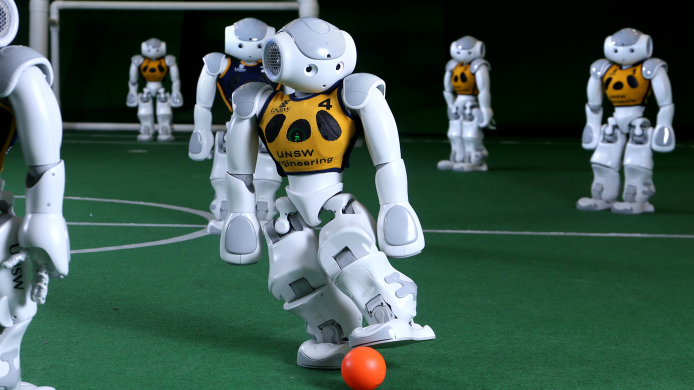
//> input picture lab3/Robocup.jpg, 1387 x 780 px (shown at 1/2 size)
$ ./task5   (built with g++ and OpenCV 4)
//> lines starting //> are read from the running program, lines starting //| are printed output that depends on the picture; after the words box and inside, x2 and y2 are one past the last pixel; in counts of white or black regions, pixels touching at a corner belong together
#include <iostream>
#include <opencv2/highgui.hpp>
#include <opencv2/imgproc/imgproc.hpp>

#define NS 3 // Neighborhood Size.

void call_back_print_bgr(int event, int x, int y, int flags, void *userdata) {
    // Threshold.
    static constexpr int T = 100;

    // Input image.
    cv::Mat *img = (cv::Mat*) userdata;

    // The mask.
    cv::Mat mask = cv::Mat::zeros(img->rows, img->cols, CV_8U);

    // New image.
    cv::Mat new_image{img->rows, img->cols, CV_8UC3, cv::Scalar{92, 37, 201}};

    int mean_h{}, mean_s{}, mean_v{};
    if (event == cv::EVENT_LBUTTONDOWN) {
        printf("H=%d\n", (int) img->at<cv::Vec3b>(y, x)[0]);
        printf("S=%d\n", (int) img->at<cv::Vec3b>(y, x)[1]);
        printf("V=%d\n", (int) img->at<cv::Vec3b>(y, x)[2]);

        // Copute the mean for each channel (9x9 neighborhood).
        for (int i = y - 4; i < (y - 4) + NS; i++) {
            if (i < 0 or i >= img->rows) continue;
            for (int j = x - 4; j < (x - 4) + NS; j++) {
                if (j < 0 or j >= img->cols) continue;
                mean_h += (int) img->at<cv::Vec3b>(i, j)[0];
                mean_s += (int) img->at<cv::Vec3b>(i, j)[1];
                mean_v += (int) img->at<cv::Vec3b>(i, j)[2];
            }
        }
        mean_h /= NS * NS; mean_s /= NS * NS; mean_v /= NS * NS;

        // Print the mean for each channel.
        printf("mean hue = %d\n", mean_h);
        printf("mean saturation = %d\n", mean_s);
        printf("mean value = %d\n", mean_v);

        // Fill the mask.
        for (int i = 0; i < img->rows; i++) {
            for (int j =0; j < img->cols; j++) {
                cv::Vec3b &px = img->at<cv::Vec3b>(i, j);
                if (std::abs((int) px[0] - mean_h) <= T and
                    std::abs((int) px[1] - mean_s) <= T and
                    std::abs((int) px[2] - mean_v) <= T
                ) {
                    mask.at<uchar>(i, j) = 255;
                } else {
                    new_image.at<cv::Vec3b>(i, j) = img->at<cv::Vec3b>(i, j);
                }
            }
        }

        // Print the mask.
        cv::namedWindow("mask");
        cv::namedWindow("new image");
        cv::imshow("mask", mask);
        cv::imshow("new image", new_image);
    }
}

int main(int argc, char** argv) {
    // Try to open the img.
    char img_path[] = "./Robocup.jpg";
    cv::Mat img = cv::imread(img_path, cv::IMREAD_COLOR );
//> img is the input picture: 780 rows x 1387 cols, CV_8UC3; mean B, G, R 82.7, 92.1, 67.9

    // Check if it was opened.
    if (img.data == NULL) {
        std::cout << "Error - '" << img_path << "' cannot be opened\n";
        return 1;
    }

    // Convert to gray scale.
    cv::cvtColor(img, img, cv::COLOR_BGR2HSV);
//> img: 780 rows x 1387 cols, CV_8UC3; mean H, S, V 77.6, 131.2, 99.5

    // Crate the window.
    cv::namedWindow("input");

    // Set mouse call.
    cv::setMouseCallback("input", call_back_print_bgr, &img);

    //Show image.
    cv::imshow("input", img);
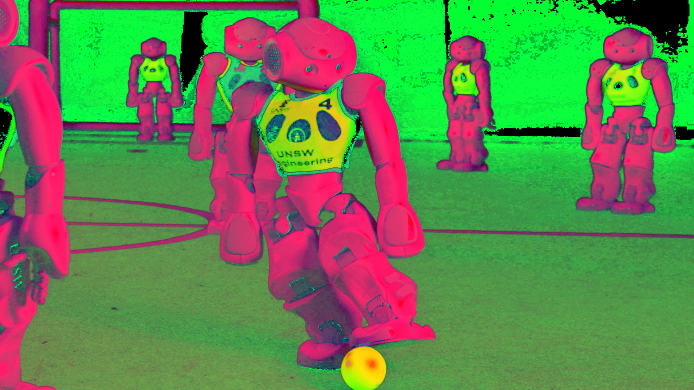
//> window 'input': 780 rows x 1387 cols, CV_8UC3 (shown at 1/2 size); mean B, G, R 77.6, 131.2, 99.5
    cv::waitKey();
//> the left mouse button is pressed and released at (693, 390)
//> in call_back_print_bgr, `cv::imshow("mask", mask);`:
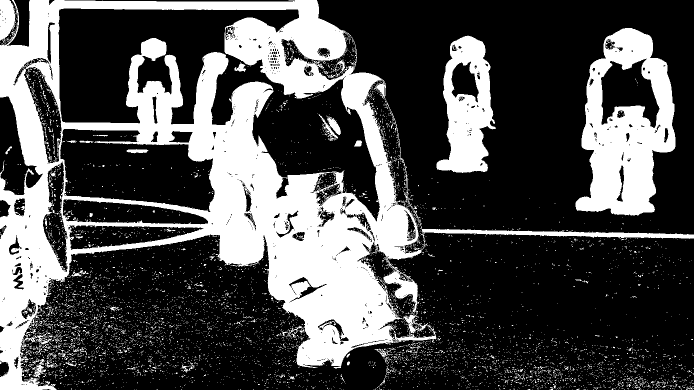
//> window 'mask': 780 rows x 1387 cols, CV_8UC1 (shown at 1/2 size); 30.7% white; 6566 white regions (6451 under 20 px), largest, box (x1, y1, x2, y2) and area: (0, 0, 1387, 780) 247177, (1151, 56, 1351, 431) 42069, (873, 71, 992, 346) 18699
//> in call_back_print_bgr, `cv::imshow("new image", new_image);`:
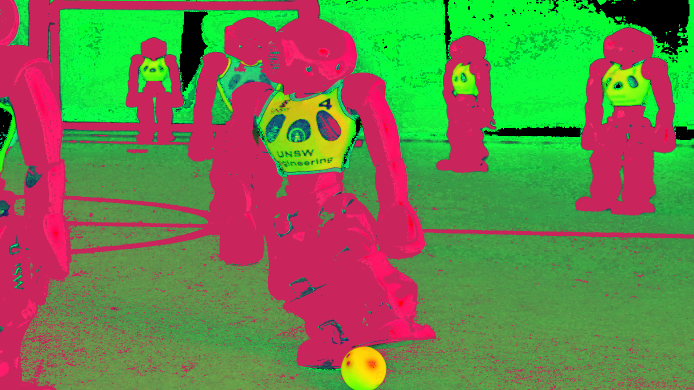
//> window 'new image': 780 rows x 1387 cols, CV_8UC3 (shown at 1/2 size); mean B, G, R 74.7, 125.7, 110.4

    return 0;
}
